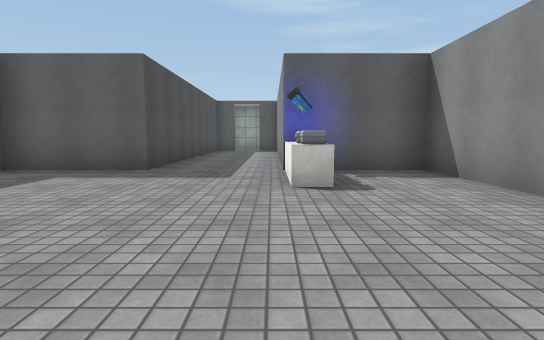
view 1 (above)

18 first-person views from a walk through a 3-D level made in the Unity game engine. The camera is 1.2 m above the floor, tilts 6° down and sees 80° across. The floor is counted in squares, 2 m on a side. Each view is taken from the middle of a square. On the plan, view 1 faces up. The plan holds only what a view shows up to about 10 squares ahead; the rest is blank. The place goes on beyond the plan. Door leaves are left out, so doorways stand open. Some surface patterns are stand-ins.

view 2
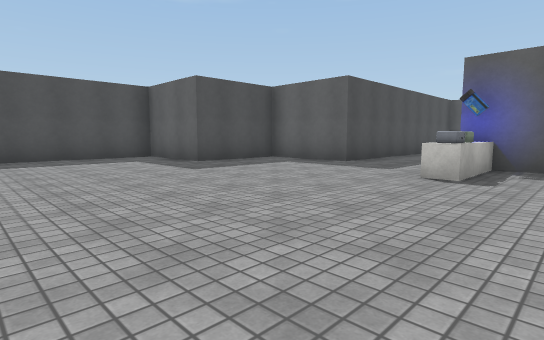

view 3
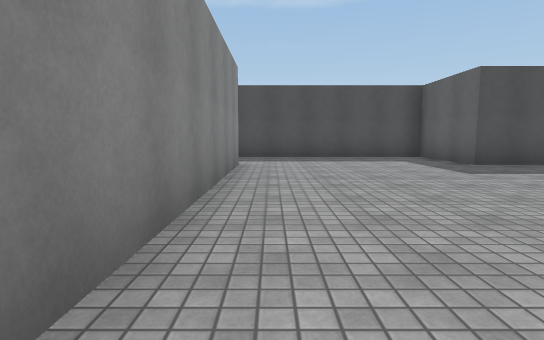

view 4
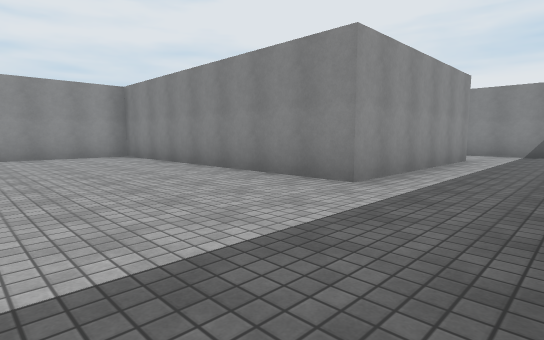

view 5
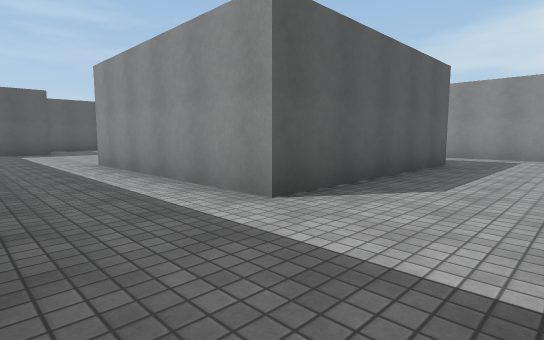

view 6
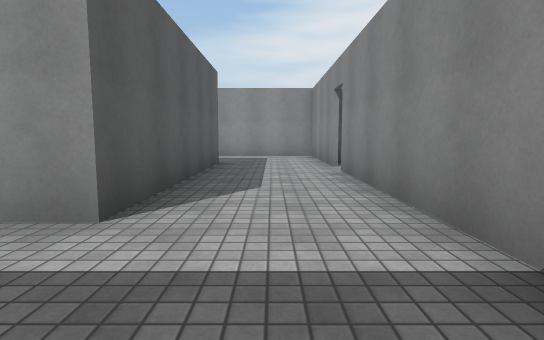

view 7
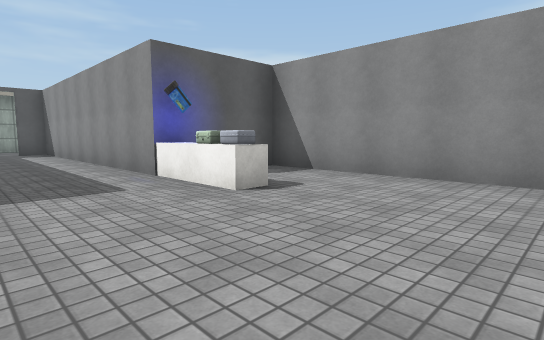

view 8
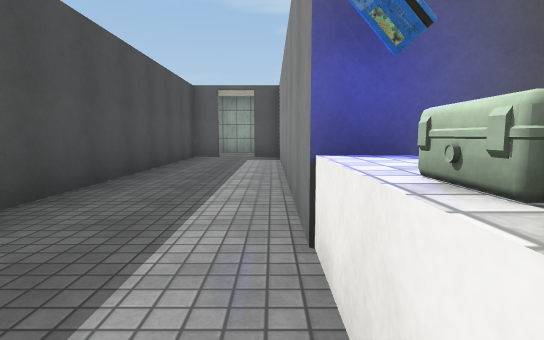

view 9
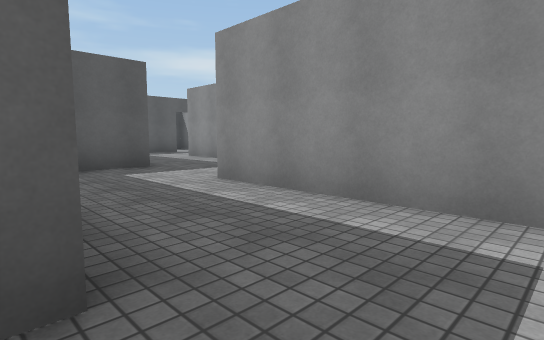

view 10
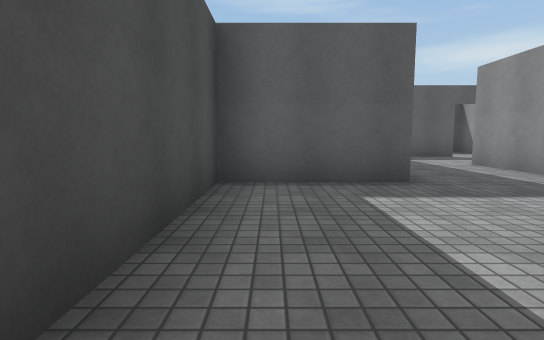

view 11
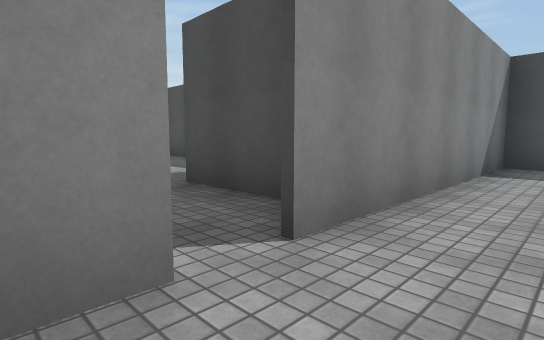

view 12
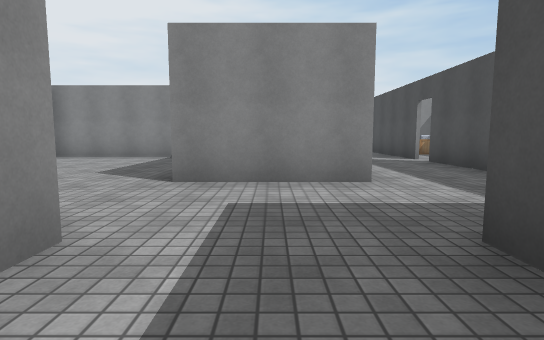

view 13
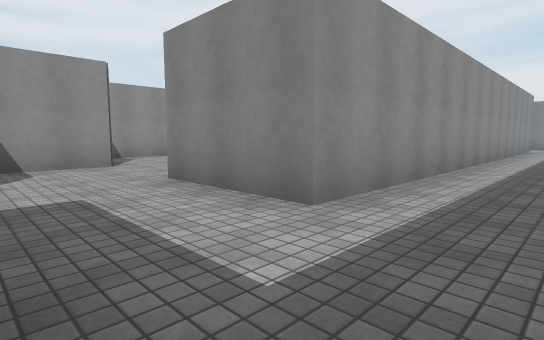

view 14
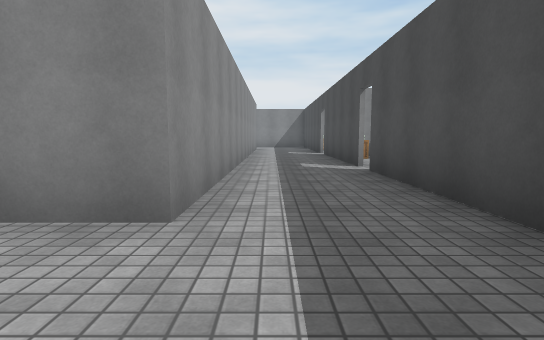

view 15
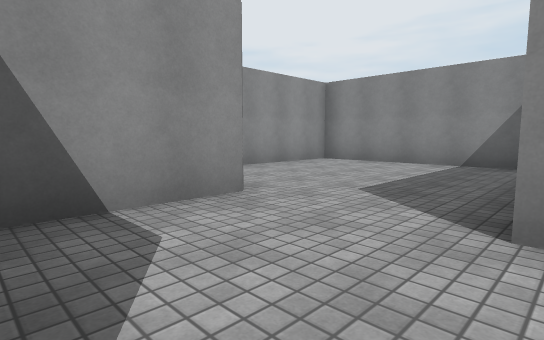

view 16
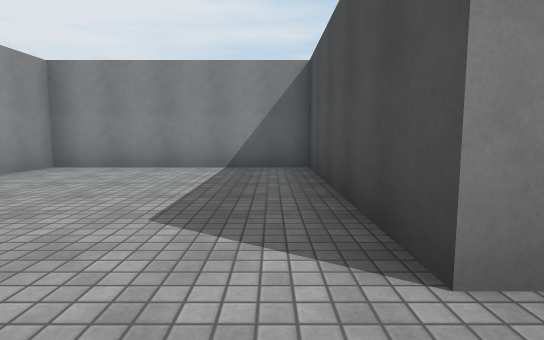

view 17
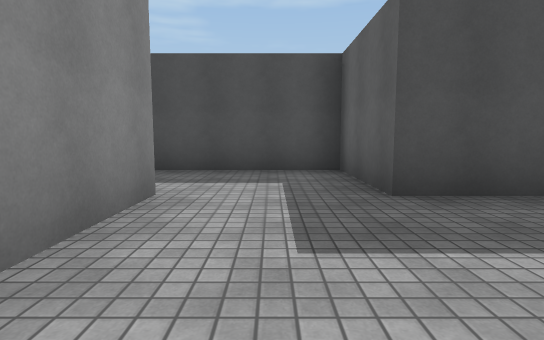

view 18
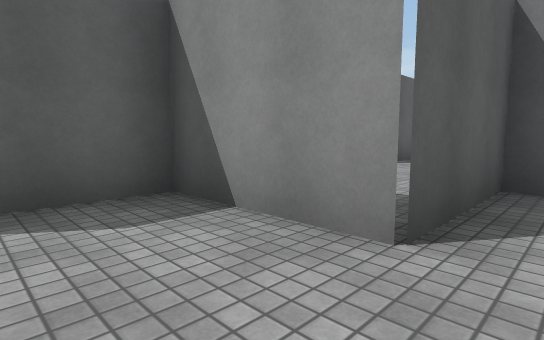

### Floor plan
Ten units are one square. View 1 is at (0, 0); x grows to the right and y downward. Boxes are objects, and circles mark ways between rooms. Rooms are numbered by the first view taken in them; rooms with no view inside come last. Other rooms are left out.
<svg viewBox="-77 -137 134 357">
<path fill="none" stroke="#000" d="M2 -54 2 -132 -5 -132M4 68 -48 68 -48 17 27 17 27 -57 1 -57M-7 92 27 92 27 65M-72 86 -72 92 -14 92M-14 -132 -22 -132 -22 -57 -47 -57 -47 -32 -72 -32 -72 -19M29 18 3 18 3 53M27 65 27 41M2 119 2 114M-22 100 -22 118 -47 118 -47 176M27 143 27 118 12 118M-47 184 -47 204M-23 215 -23 142 3 142M3 142 3 192 52 192 52 143 27 143"/>
<rect x="5" y="-45" width="10" height="10" fill="#bbb"><title>other object</title></rect>
<rect x="5" y="-55" width="10" height="10" fill="#bbb"><title>ammo</title></rect>
<circle cx="15" cy="55" r="3" fill="#2a7"/>
<circle cx="-10" cy="100" r="3" fill="#2a7"/>
<circle cx="15" cy="145" r="3" fill="#2a7"/>
<text x="-20" y="0">1</text>
<text x="20" y="40">2</text>
<text x="-20" y="140">3</text>
<text x="30" y="170">4</text>
</svg>
Room 1 opens to room 2. Room 1 opens to room 3. Room 3 opens to room 4.

Where each view was taken, in squares from view 1:
view 1: 0 up, 0 right, facing up
view 2: 1 down, 2 right, facing up-left
view 3: 1 down, 2 right, facing left
view 4: 2 up, 7 left, facing down-right
view 5: 9 down, 7 left, facing up-right
view 6: 8 down, 7 left, facing right
view 7: 1 up, 2 left, facing up-right
view 8: 4 up, 0 right, facing up
view 9: 8 down, 0 right, facing up-right
view 10: 6 down, 1 right, facing up
view 11: 8 down, 0 right, facing down-left
view 12: 10 down, 1 left, facing down
view 13: 12 down, 4 left, facing down-right
view 14: 12 down, 3 left, facing down
view 15: 12 down, 0 right, facing down-right
view 16: 13 down, 1 right, facing down
view 17: 13 down, 1 right, facing left
view 18: 15 down, 1 right, facing up-right
